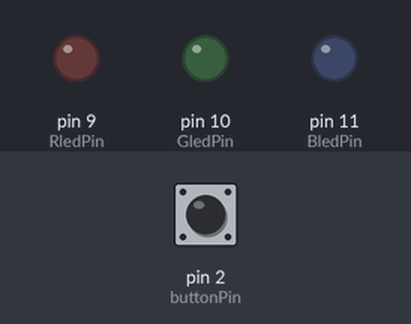
Simulated run of this sketch. Board: Arduino Uno, built with avr-gcc and run on an emulated ATmega328P. Parts: output pins drawn as LEDs (lit = HIGH). Dashed ring = blinking. Inputs (shaded band) come from the test bench; at power-on: pin 2 (buttonPin) LOW.

Above: at 1.2 s.
1.3 s: pin 2 (buttonPin) pulled HIGH for 3.2 s
At 5.3 s:
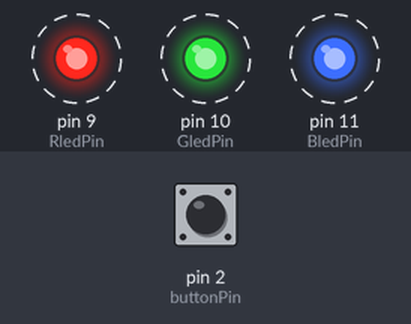
7.5 s: pin 2 (buttonPin) pulled HIGH for 0.15 s
10.6 s: pin 2 (buttonPin) pulled HIGH for 1 s
At 12.74 s:
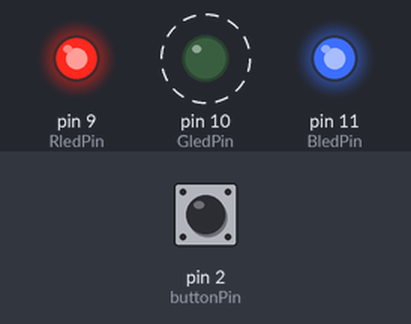
14.6 s: pin 2 (buttonPin) pulled HIGH for 0.15 s
At 15.8 s:
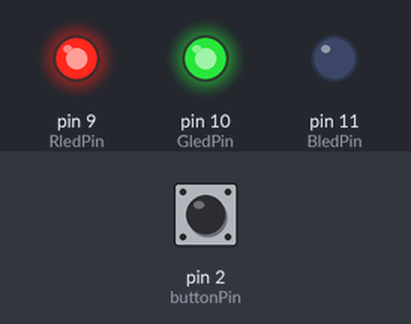
17.7 s: pin 2 (buttonPin) pulled HIGH for 0.15 s
At 18.75 s:
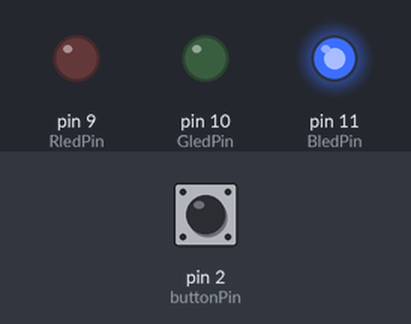
20.8 s: pin 2 (buttonPin) pulled HIGH for 3.2 s
Timing chart, 0 to 28.0 s (numbered marks = the images above; inputs shaded):
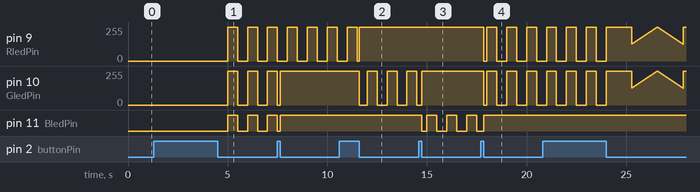

Measured:
- after the input at 1.3 s, pin 9 (RledPin), pin 10 (GledPin): alternates 255/255 for 0.50 s and 0/255 for 0.50 s, starting after 3.7 s; pin 11 (BledPin): alternates HIGH for 0.50 s and LOW for 0.50 s, starting after 3.7 s
- after the input at 10.6 s, pin 10 (GledPin): alternates 255/255 for 0.50 s and 0/255 for 0.50 s, starting after 1.0 s
- after the input at 14.6 s, pin 11 (BledPin): HIGH → LOW after 0.15 s, then repeats every 1.0 s: HIGH 0.50 s, LOW 0.50 s
- after the input at 17.7 s, pin 9 (RledPin), pin 10 (GledPin): 255/255 → 0/255 after 0.15 s, then repeats every 1.0 s: 255/255 0.50 s, 0/255 0.50 s

The sketch:

oct21.ino
```cpp
const int buttonPin = 2;
const int RledPin = 9;
const int GledPin = 10;
const int BledPin = 11;

int buttonState = 0;
bool buttonPressed = false;

unsigned long pressingTime = 0;
const unsigned long longPressInterval = 2000;

int lightNum = 4;
int RLightColor = 0;
int GLightColor = 0;
int BLightColor = 0;

// Current LED output color
int RCurrentColor = 0;
int GCurrentColor = 0;
int BCurrentColor = 0;

// Modes: 0 = steady, 1 = blink, 2 = breathing, 3 = fading
int currentMode = 0;

// Blink settings
unsigned long blinkTimer = 0;
const unsigned long blinkInterval = 500;
bool blinkOn = true;

// Breathing settings
unsigned long breathingTimer = 0;
const unsigned long breathingInterval = 10;
int brightness = 255;
int breathingDirection = -1;

// Fading settings
unsigned long fadingTimer = 0;
const unsigned long fadingInterval = 20;
const int fadeAmount = 2;
int fadingBrightness = 255;
int fadingDirection = -1;


void setup() {
  pinMode(buttonPin, INPUT);
  pinMode(RledPin, OUTPUT);
  pinMode(GledPin, OUTPUT);
  pinMode(BledPin, OUTPUT);

  changeLEDColor();
}


void loop() {
  checkButton();
  updateLEDColor();

  setRGBLEDColor(
    RCurrentColor,
    GCurrentColor,
    BCurrentColor
  );
}


void checkButton() {
  buttonState = digitalRead(buttonPin);

  // Detect button press
  if (buttonState == HIGH && !buttonPressed) {
    pressingTime = millis();
    buttonPressed = true;
  }

  // Detect button release
  if (buttonState == LOW && buttonPressed) {
    unsigned long currentTime = millis();

    if (currentTime - pressingTime < longPressInterval) {
      // Short press: change color
      changeLEDColor();
    } else {
      // Long press: change mode
      changeMode();
    }

    buttonPressed = false;
  }
}


void changeMode() {
  currentMode++;

  if (currentMode >= 4) {
    currentMode = 0;
  }

  // Reset animation timers and values
  blinkTimer = millis();
  blinkOn = true;

  breathingTimer = millis();
  brightness = 255;
  breathingDirection = -1;

  fadingTimer = millis();
  fadingBrightness = 255;
  fadingDirection = -1;
}


void updateLEDColor() {
  // MODE 0: Steady light
  if (currentMode == 0) {
    RCurrentColor = RLightColor;
    GCurrentColor = GLightColor;
    BCurrentColor = BLightColor;
  }

  // MODE 1: Blink light
  else if (currentMode == 1) {
    unsigned long currentTime = millis();

    if (currentTime - blinkTimer >= blinkInterval) {
      blinkOn = !blinkOn;
      blinkTimer = currentTime;
    }

    if (blinkOn) {
      RCurrentColor = RLightColor;
      GCurrentColor = GLightColor;
      BCurrentColor = BLightColor;
    } else {
      RCurrentColor = 0;
      GCurrentColor = 0;
      BCurrentColor = 0;
    }
  }

  // MODE 2: Breathing light
  else if (currentMode == 2) {
    unsigned long currentTime = millis();

    if (currentTime - breathingTimer >= breathingInterval) {
      breathingTimer = currentTime;

      brightness += breathingDirection;

      if (brightness <= 0) {
        brightness = 0;
        breathingDirection = 1;
      }

      if (brightness >= 255) {
        brightness = 255;
        breathingDirection = -1;
      }
    }

    RCurrentColor = (RLightColor * brightness) / 255;
    GCurrentColor = (GLightColor * brightness) / 255;
    BCurrentColor = (BLightColor * brightness) / 255;
  }

  // MODE 3: Fading light
  else if (currentMode == 3) {
    unsigned long currentTime = millis();

    if (currentTime - fadingTimer >= fadingInterval) {
      fadingTimer = currentTime;

      fadingBrightness += fadingDirection * fadeAmount;

      if (fadingBrightness <= 0) {
        fadingBrightness = 0;
        fadingDirection = 1;
      }

      if (fadingBrightness >= 255) {
        fadingBrightness = 255;
        fadingDirection = -1;
      }
    }

    RCurrentColor = (RLightColor * fadingBrightness) / 255;
    GCurrentColor = (GLightColor * fadingBrightness) / 255;
    BCurrentColor = (BLightColor * fadingBrightness) / 255;
  }
}


void changeLEDColor() {
  lightNum++;

  if (lightNum > 4) {
    lightNum = 0;
  }

  switch (lightNum) {
    case 0: // White
      RLightColor = 255;
      GLightColor = 255;
      BLightColor = 255;
      break;

    case 1: // Red
      RLightColor = 255;
      GLightColor = 0;
      BLightColor = 0;
      break;

    case 2: // Green
      RLightColor = 0;
      GLightColor = 255;
      BLightColor = 0;
      break;

    case 3: // Blue
      RLightColor = 0;
      GLightColor = 0;
      BLightColor = 255;
      break;

    case 4: // Yellow
      RLightColor = 255;
      GLightColor = 255;
      BLightColor = 0;
      break;
  }

  // Update output immediately in steady mode
  RCurrentColor = RLightColor;
  GCurrentColor = GLightColor;
  BCurrentColor = BLightColor;

  // Restart animation when changing color
  brightness = 255;
  breathingDirection = -1;

  fadingBrightness = 255;
  fadingDirection = -1;
}


void setRGBLEDColor(int r, int g, int b) {
  // Common-anode LED: invert brightness values
  analogWrite(RledPin, 255 - r);
  analogWrite(GledPin, 255 - g);
  analogWrite(BledPin, 255 - b);
}
```
